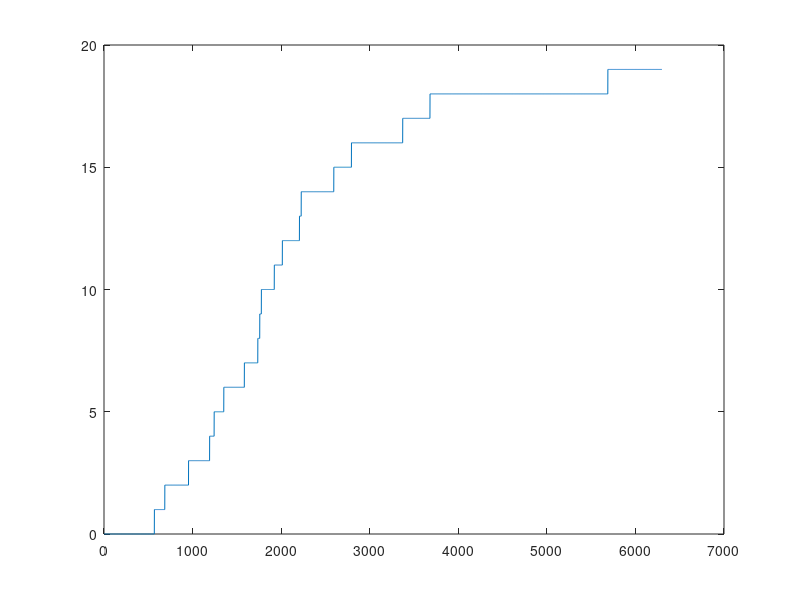

The MATLAB source for this figure:
clear
clf
clc

csv = csvread("result_sulfide240_sulfite240_run1.csv");
csv([1],:) = [];
x = csv(:,1);
y = csv(:,4);
plot(x,y);